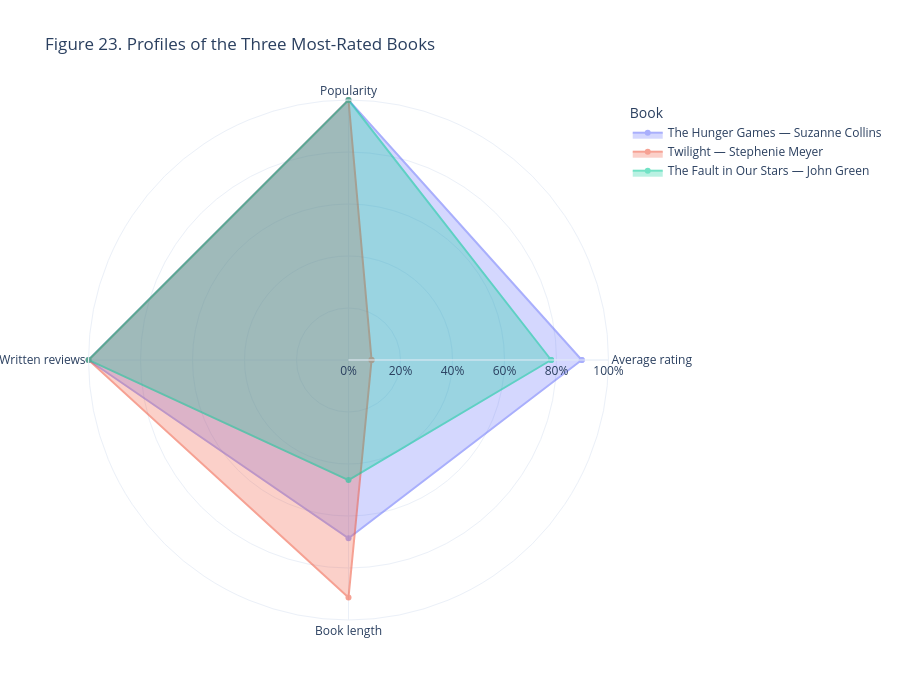

Source (notebook cell):
### Markdown cell above
### Figure 23. Radar Chart

### Code cell
radar_books = (
    plotdata
    .nlargest(3, "rating_count")
    .copy()
)

radar_features = [
    "average_rating",
    "log_ratings",
    "log_reviews",
    "number_of_pages"
]

radar_labels = [
    "Average rating",
    "Popularity",
    "Written reviews",
    "Book length"
]

population_percentiles = plotdata[
    radar_features
].rank(pct=True).mul(100)

fig = go.Figure()

for index, row in radar_books.iterrows():
    values = (
        population_percentiles
        .loc[index, radar_features]
        .tolist()
    )

    fig.add_trace(
        go.Scatterpolar(
            r=values + [values[0]],
            theta=radar_labels + [radar_labels[0]],
            fill="toself",
            opacity=0.55,
            name=f"{row['title']} — {row['author']}"
        )
    )

fig.update_layout(
    title="Figure 23. Profiles of the Three Most-Rated Books",
    polar={
        "radialaxis": {
            "visible": True,
            "range": [0, 100],
            "ticksuffix": "%"
        }
    },
    legend_title_text="Book",
    template="plotly_white",
    height=700
)

fig.show()

### Figure 1 — Plotly figure (JSON) as saved in the notebook; plotly's stock layout.template omitted (floating-point values rounded to 4 significant figures)
{"data": [{"fill": "toself", "name": "The Hunger Games — Suzanne Collins", "opacity": 0.55, "r": [89.7, 100, 100, 68.59, 89.7], "theta": ["Average rating", "Popularity", "Written reviews", "Book length", "Average rating"], "type": "scatterpolar"}, {"fill": "toself", "name": "Twilight — Stephenie Meyer", "opacity": 0.55, "r": [8.875, 100.0, 99.96, 91.36, 8.875], "theta": ["Average rating", "Popularity", "Written reviews", "Book length", "Average rating"], "type": "scatterpolar"}, {"fill": "toself", "name": "The Fault in Our Stars — John Green", "opacity": 0.55, "r": [77.94, 99.99, 100.0, 46.19, 77.94], "theta": ["Average rating", "Popularity", "Written reviews", "Book length", "Average rating"], "type": "scatterpolar"}], "layout": {"height": 700, "legend": {"title": {"text": "Book"}}, "polar": {"radialaxis": {"range": [0, 100], "ticksuffix": "%", "visible": true}}, "title": {"text": "Figure 23. Profiles of the Three Most-Rated Books"}}}
